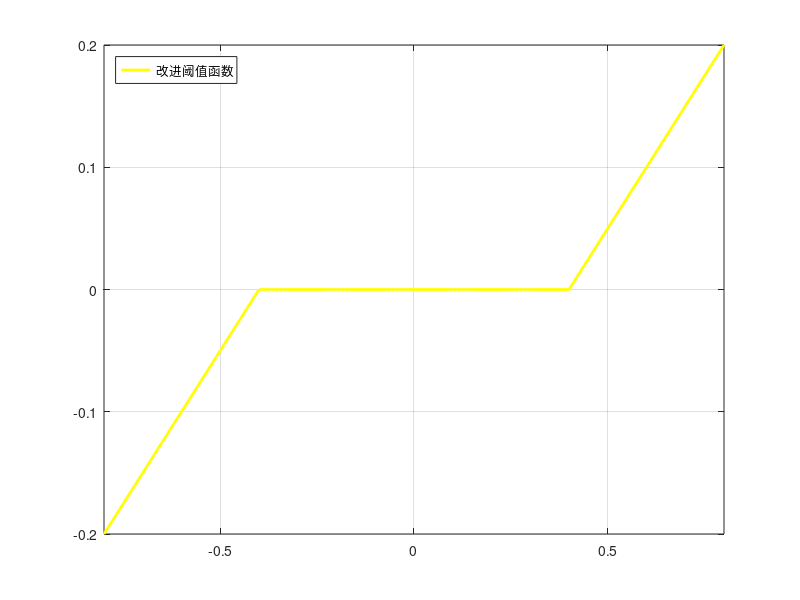

Write MATLAB code to recreate this figure.
clc; 
clear;
x=-0.8:0.01:0.8;
y1=0.*(abs(x)<=0.5*0.4)+(x.*(abs(x)-0.5*0.4)/(0.4/0.5-0.4*0.5)).*(abs(x)>=0.5*0.4&abs(x)<0.4/0.5)+x.*(abs(x)>=0.4/0.5);
plot(x,y1,'r','linewidth',2)
legend('改进阈值函数')
set(gca, 'XAxisLocation', 'origin')
set(gca, 'YAxisLocation', 'origin')
grid on
% set(gca, 'XAxisLocation', 'origin')
% set(gca, 'YAxisLocation', 'origin')
% set(gca,'ytick',[])  %隐去y轴坐标值
% set(gca,'xtick',[])  %隐去x轴坐标值

hold on
y2 = x.*(abs(x)>=0.4&abs(x)<=0.8)+0*(abs(x)<=0.4); %hard 
plot(x,y2,'b','linewidth',2)
% legend('硬阈值函数')
hold 
y3=(0.5*x-0.2).*(x>=0.4&x<=0.8)+0*(abs(x)<=0.4)+(0.5*x+0.2).*(x>=-0.8&x<=-0.4);
plot(x,y3,'y','linewidth',2)
% legend('软阈值函数')
legend('改进阈值函数','硬阈值函数','软阈值函数','Location','northwest')
axis tight
grid on